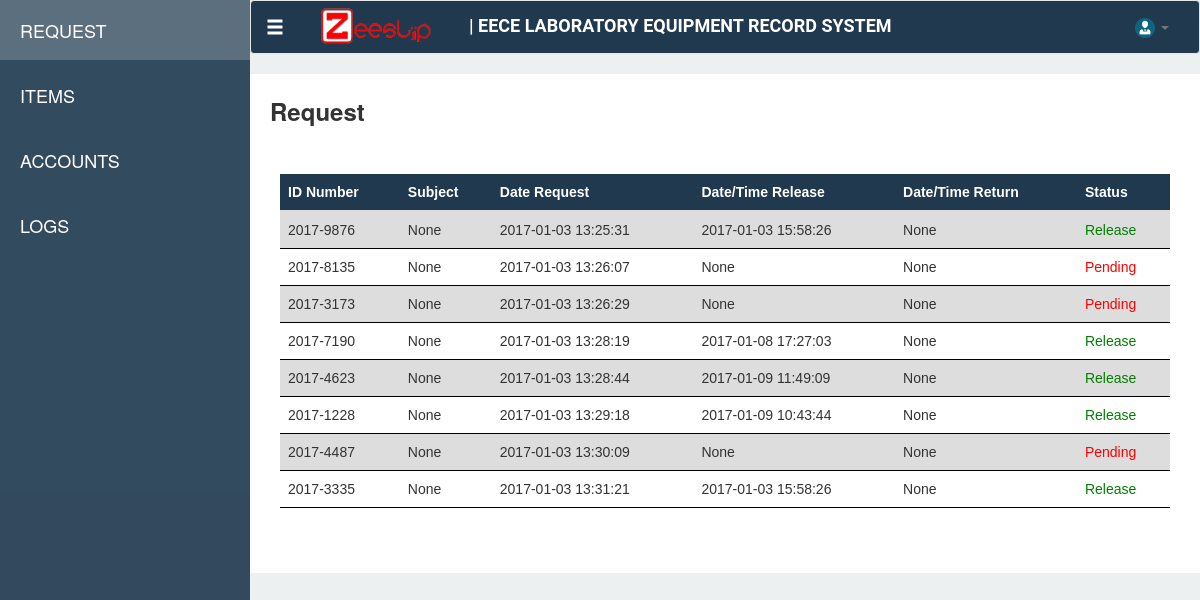
/dashboard/request, run on an earlier commit of the app's database.
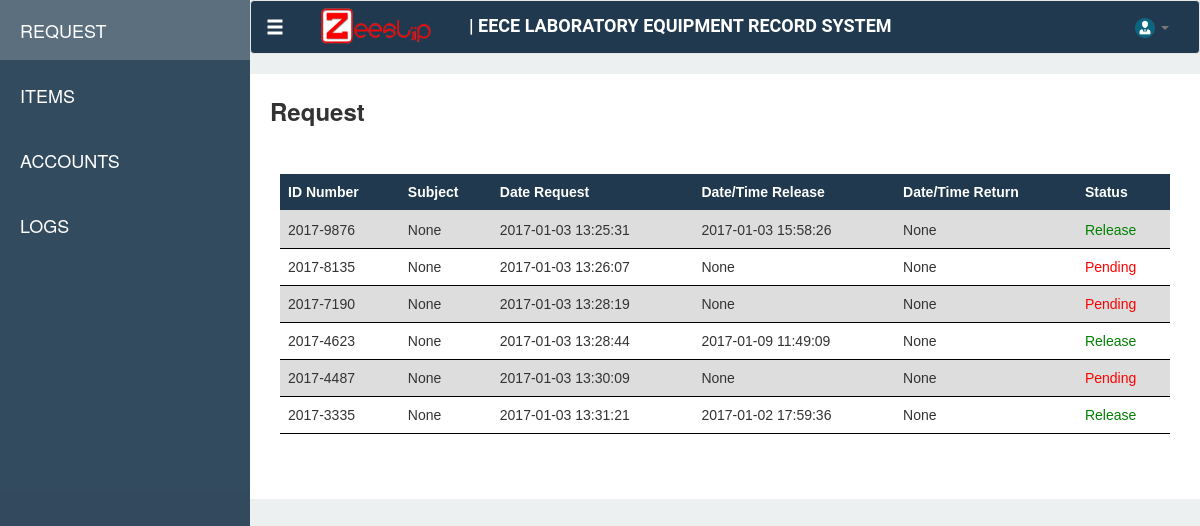
And on a later commit of the database.
### tables this page shows
CREATE TABLE "Request" ("requestId" INTEGER PRIMARY KEY  NOT NULL ,"idNumber" VARCHAR,"name" VARCHAR,"subject" VARCHAR,"requestDate" DATETIME DEFAULT (datetime(CURRENT_TIMESTAMP,'localtime')) );

### app.py (the view)
    @app.route('/dashboard/request')
    def request():
        con = sqlite3.connect("ZeeSlipv2.sqlite")
        con.row_factory = sqlite3.Row
        cur = con.cursor()
        cur.execute("SELECT Request.requestId, Request.idNumber, Request.name, Request.subject, Request.requestDate, itemId, itemCode, itemName, itemDescription, itemQuantity, itemAvailable, issueDate, returnDate FROM (SELECT BorrowedItem.itemId,itemCode,itemName,itemDescription,BorrowedItem.itemQuantity, COALESCE((Item.itemQuantity - (SELECT SUM(BorrowedItem.itemQuantity) FROM BorrowedItem WHERE Item.itemId = BorrowedItem.itemId AND requestId IN (SELECT BorrowedItem.requestId FROM BorrowedItem WHERE BorrowedItem.issueDate IS NOT NULL AND returnDate IS NULL AND Item.itemId = BorrowedItem.itemId))),Item.itemQuantity) as itemAvailable, BorrowedItem.issueDate,BorrowedItem.returnDate,BorrowedItem.requestId as request FROM BorrowedItem,Item WHERE BorrowedItem.itemId = Item.itemId) LEFT JOIN Request ON request = Request.requestId WHERE requestID IS NOT NULL AND returnDate IS NULL GROUP BY requestId")
        rows = cur.fetchall()
        return render_template('modules/request.html', req = rows)

### templates/modules/request.html (shortened to what this page needs)
{% extends "dashboard.html" %}
{% block request %}
<link type="text/css" href="{{ url_for('static', filename='css/styles.css') }}" rel="stylesheet">
<div class="request-page-def">
    <div class="row">
        <div class="col-md-2"><span class="request-text"> Request </span></div>
    </div>
    <br>
    <div  class="row" style="padding: 25px" >
    <div  class="table-responsive">
        <table class="table" id="listRequest" style="cursor: pointer">
        <thead>
            <tr>
                <th>ID Number</th>
                <th>Subject</th>
                <th>Date Request</th>
                <th>Date/Time Release</th>
                <th>Date/Time Return</th>
                <th>Status</th>
            </tr>
            </thead>
        <tbody>
            {% for r in req %}
            <tr data-toggle="modal" data-target="#inModal" onclick="getReq({{ r[0] }})">
                <td>{{ r[1] }}</td>
                <td>{{ r[3] }}</td>
                <td>{{ r[4] }}</td>
                <td>{{ r[11] }}</td>
                <td>{{ r[12] }}</td>
                {% if r[11] == None %}
                <td style="color: red">Pending</td>
                {% else %}
                <td style="color: green">Release</td>
                {% endif %}
            </tr>
            {% endfor %}
            </tbody>
        </table>
        </div>
    </div>
</div>
</div>
{% endblock %}

### templates/dashboard.html (shortened to what this page needs)
<!DOCTYPE html>
<html lang="en" xmlns="http://www.w3.org/1999/html">
<head>
    <link rel="stylesheet" href="../static/bootstrap-3.3.5/css/bootstrap.min.css">
    <link type="text/css" href="{{ url_for('static', filename='css/dash.css') }}" rel="stylesheet"/>
    <link type="text/css" href="{{ url_for('static', filename='css/plugin/hover.css') }}" rel="stylesheet"/>
    <link type="text/css" href="{{ url_for('static', filename='css/plugin/simple-sidebar.css') }}" rel="stylesheet">
    <link type="text/css" href="{{ url_for('static', filename='font-awesome-4.4.0/css/font-awesome.min.css') }}" rel="stylesheet">
    <link rel="stylesheet" type="text/css" href="https://cdn.datatables.net/v/dt/dt-1.10.13/datatables.min.css"/>
</head>
<body>
<div>
        <div id="wrapper">
        <div id="sidebar-wrapper">
            <ul class="sidebar-nav">
                <br>
                <li class="active sidebar-brand">
                   <a href="/dashboard/request">REQUEST</a>
                </li>
                <li class="sidebar-brand">
                    <a href="/dashboard/items">ITEMS</a>
                </li>
                <li class="sidebar-brand">
                    <a href="/dashboard/account">ACCOUNTS</a>
                </li>
                <li class="sidebar-brand">
                    <a href="/dashboard/logs">LOGS</a>
                </li>
            </ul>
        </div>
            <div id="header">
<nav class="navbar navbar-default nav1" style="color: #000000">
  <div class="container-fluid">
    <div class="navbar-header">
      <a class="navbar-brand glyphicon glyphicon-menu-hamburger" href="#menu-toggle" id="menu-toggle" style="color: #ffffff"></a>
      <ul class="nav navbar-nav">
        <img src="../static/img/zeeslip-banner.png" class="nav1-img">
      </ul>
      <div id="titleB" class="navbar-left nav1-text">
          | EECE LABORATORY EQUIPMENT RECORD SYSTEM
      </div>
    </div>
    <div class="collapse navbar-collapse" id="bs-example-navbar-collapse-1">
      <ul class="nav navbar-nav navbar-right">
        <li>
        <li class="dropdown">
          <a href="#" class="dropdown-toggle" data-toggle="dropdown" role="button" aria-haspopup="true" aria-expanded="false"><img src="../static/img/business-person-icon.png" height="20px" width="20px"> <span class="caret"></span></a>
        </li>
      </ul>
    </div>
  </div>
</nav>
</div>
        {% block request %}
         {%endblock %}
</div>
</body>
</html>

### static/css/dash.css (style rules this page uses)
body { background-color: #ecf0f1; }
.nav1 { background-color: #20394e; color: #ffffff; }
.nav1-img { margin-left: 20px; margin-top: 5px; height: 40px; width: 120px; margin-right: 30px; }
.nav1-text { margin-top: 12px; font-weight: bold; color: #ffffff; font-size: 18px; font-family: Roboto; }
.request-page-def { padding: 20px; background-color: #ffffff; }
.request-text { font-size: 24px; font-weight: bold; }
table { font-family: arial, sans-serif; border-collapse: collapse; width: 100%; }
th { background-color: #20394e; color: white; }
td, th { border-bottom: 1px solid #000000; text-align: left; padding: 8px; }
tr:nth-child(odd) { background-color: #dddddd; }

### static/css/styles.css (style rules this page uses)
td { cursor: pointer; }

What changed in the data, as far as the page shows it:
removed Request: idNumber "2017-3173", r "None", requestDate "2017-01-03 13:26:29", shows "Pending"
removed Request: idNumber "2017-1228", r "None", requestDate "2017-01-03 13:29:18", r "2017-01-09 10:43:44", shows "Release"
computed for Request (number 3 of 6 on the later page): r "2017-01-08 17:27:03" → "None"; text "Release" → "Pending"
computed for Request (number 6 of 6 on the later page): r "2017-01-03 15:58:26" → "2017-01-02 17:59:36"
